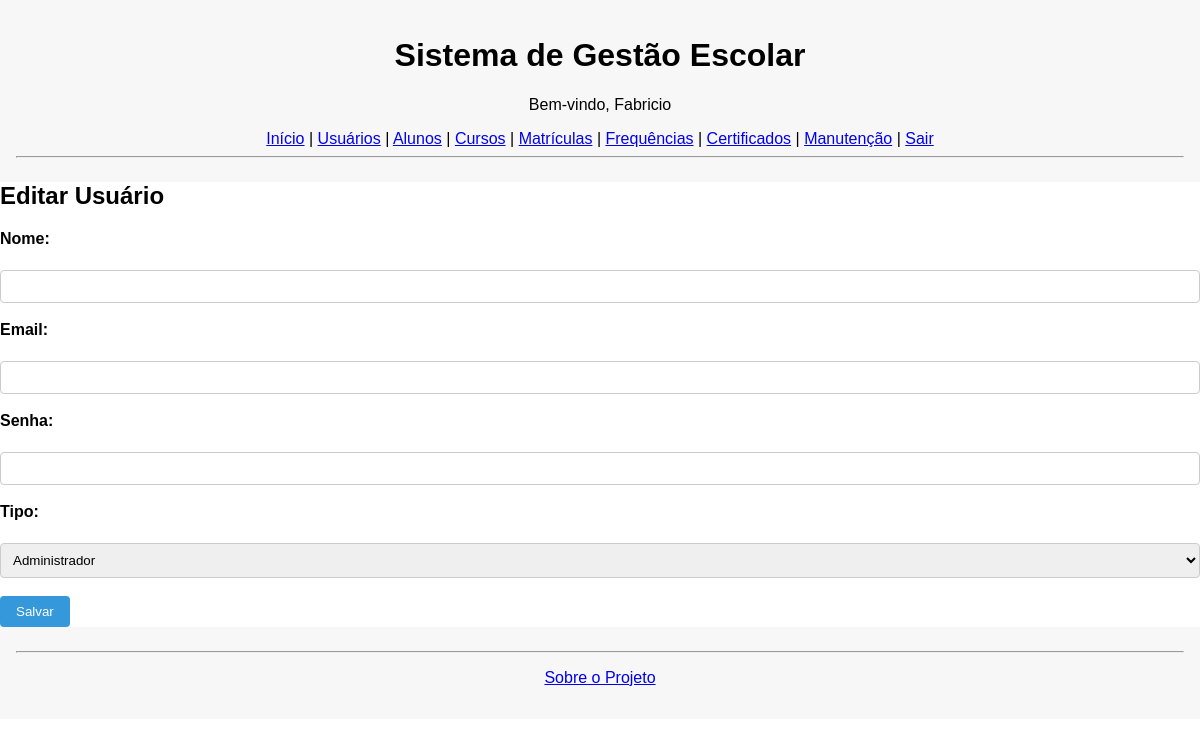
The app's page /usuarios/editar/4 (signed in), older data.
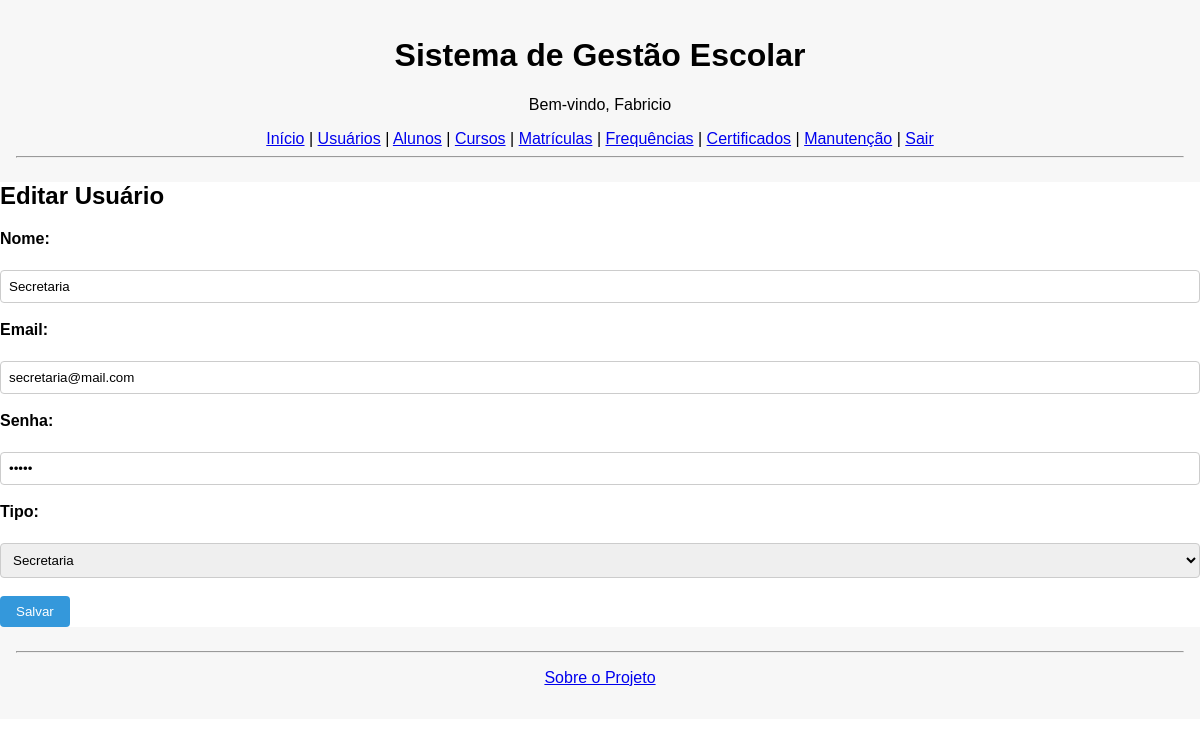
The same page, newer data.
### tables this page shows
CREATE TABLE usuarios (
            id INTEGER PRIMARY KEY AUTOINCREMENT,
            nome TEXT,
            email TEXT UNIQUE,
            senha TEXT,
            tipo TEXT CHECK(tipo IN ('Admin', 'Professor', 'Secretaria')),
            ativo INTEGER DEFAULT 1,
            created_at DATETIME DEFAULT CURRENT_TIMESTAMP
        );

### app.py (the view, shortened to what this page needs)
@app.route('/usuarios/editar/<int:id>', methods=['GET', 'POST'])
def editar_usuario(id):
    if 'usuario' not in session:
        return redirect(url_for('login'))
    usuario = buscar_usuario(id)
    return render_template('usuarios_editar.html', usuario=usuario)

### database.py (called while the page is built)
def conectar():
    con = sqlite3.connect('sge.db')
    con.row_factory = sqlite3.Row
    con.execute("PRAGMA foreign_keys = ON")
    return con

def buscar_usuario(id):
    con = conectar()
    cur = con.cursor()
    cur.execute("SELECT * FROM usuarios WHERE id = ?", (id,))
    usuario = cur.fetchone()
    con.close()
    return usuario

### templates/usuarios_editar.html (shortened to what this page needs)
{% extends "base.html" %}
{% block content %}
<h2>Editar Usuário</h2>
<form method="post">
    <label>Nome:</label><br>
    <input type="text" name="nome" value="{{ usuario['nome'] }}" required><br><br>
    <label>Email:</label><br>
    <input type="email" name="email" value="{{ usuario['email'] }}" required><br><br>
    <label>Senha:</label><br>
    <input type="password" name="senha" value="{{ usuario['senha'] }}" required><br><br>
    <label>Tipo:</label><br>
    <select name="tipo" required>
        <option value="Admin" {% if usuario['tipo'] == 'Admin' %}selected{% endif %}>Administrador</option>
        <option value="Secretaria" {% if usuario['tipo'] == 'Secretaria' %}selected{% endif %}>Secretaria</option>
    </select><br><br>
    <button type="submit">Salvar</button>
</form>
{% endblock %}

Row changes from the older to the newer data that the page shows:
added usuarios: nome "Secretaria", email "secretaria@mail.com", tipo "Secretaria"
Text that changed along with them:
form field tipo: "Administrador" → (not shown)
